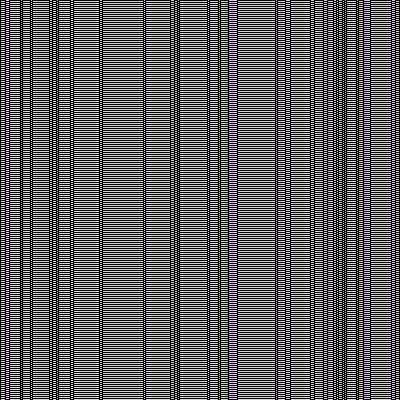
Frame 1 (no input)
Frame 2 (the mouse pressed at the canvas centre, redrawn once): blank canvas, image omitted

The p5.js sketch that drew this single still picture (run headless with seeded random() and noise() and a simulated clock; the mouse was pressed at the canvas centre and the sketch redrawn once):

// p5.js sketch
// ── sketch.js
let rule = 0;
let ruleset = [];
let line = [];
let new_line = [];

function setup() {
  createCanvas(400, 400);
  background(0);
  pixelDensity(1);
  init();
}

function draw() {
  loadPixels();
  let r = random(255);
  let g = random(255);
  let b = random(255);

  for (let y = 0; y < height; y += 1) {
    for (let x = 0; x < width; x += 1) {
      if (x == 0 || x == width - 1) {
        new_line[x] = 0;
      } else {
        new_line[x] = ruleset[line[x - 1] * 4 + line[x] * 2 + line[x + 1]];
      }

      let index = (x + y * width) * 4;
      pixels[index] = new_line[x] * r;
      pixels[index + 1] = new_line[x] * g;
      pixels[index + 2] = new_line[x] * b;
      pixels[index + 3] = 255;
    }

    line = new_line.slice();
  }
  updatePixels();

  noLoop();
}

function mousePressed() {
  init();
}

function init() {
  rule = (rule + 1) % 256;

  let copy = rule;
  for (let i = 0; i < 8; i += 1) {
    ruleset[i] = copy & 1;
    copy >>= 1;
  }

  for (let i = 0; i < width; i += 1) {
    line[i] = random([0, 1]);
  }

  line[width / 2] = 1;

  print(rule);
  draw();
}
